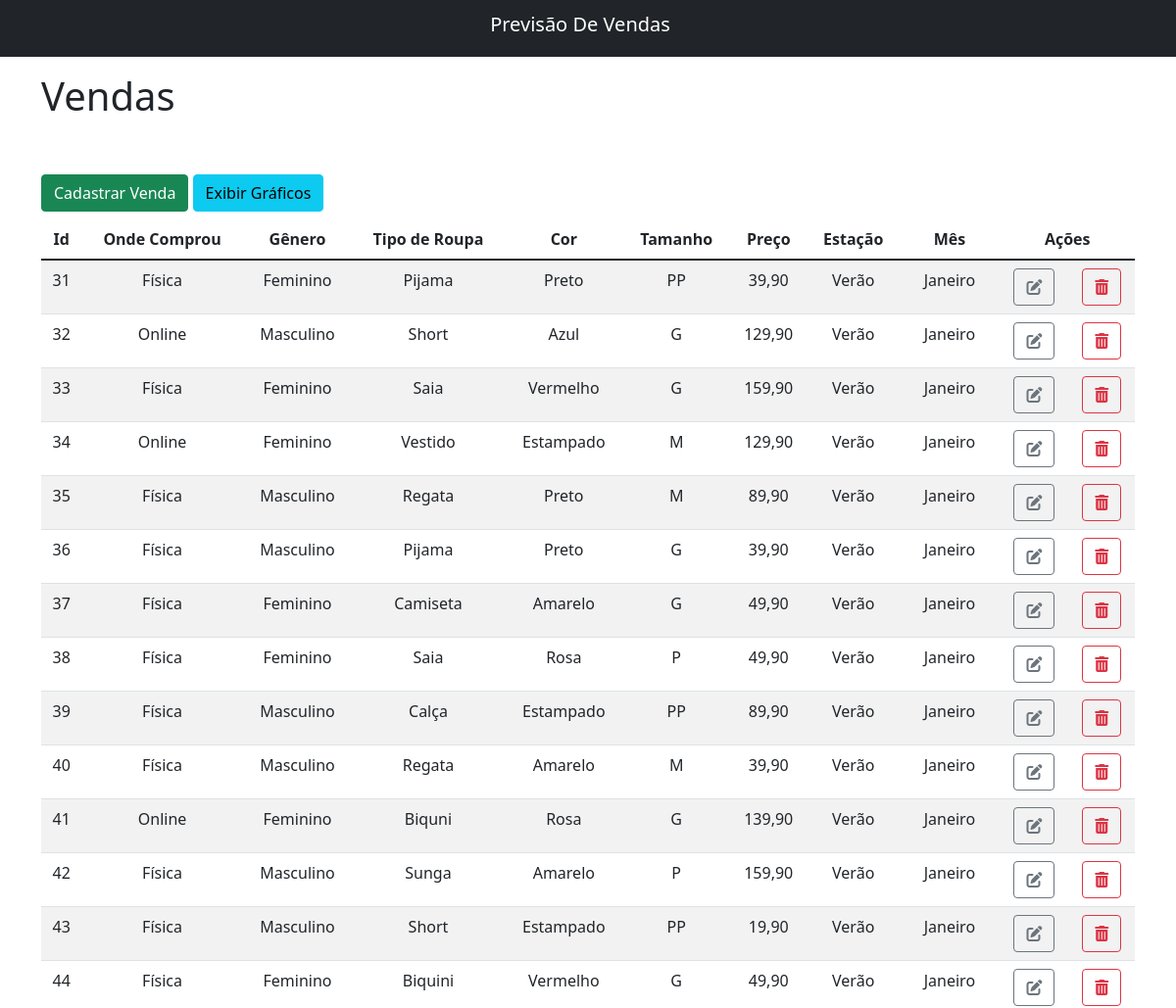
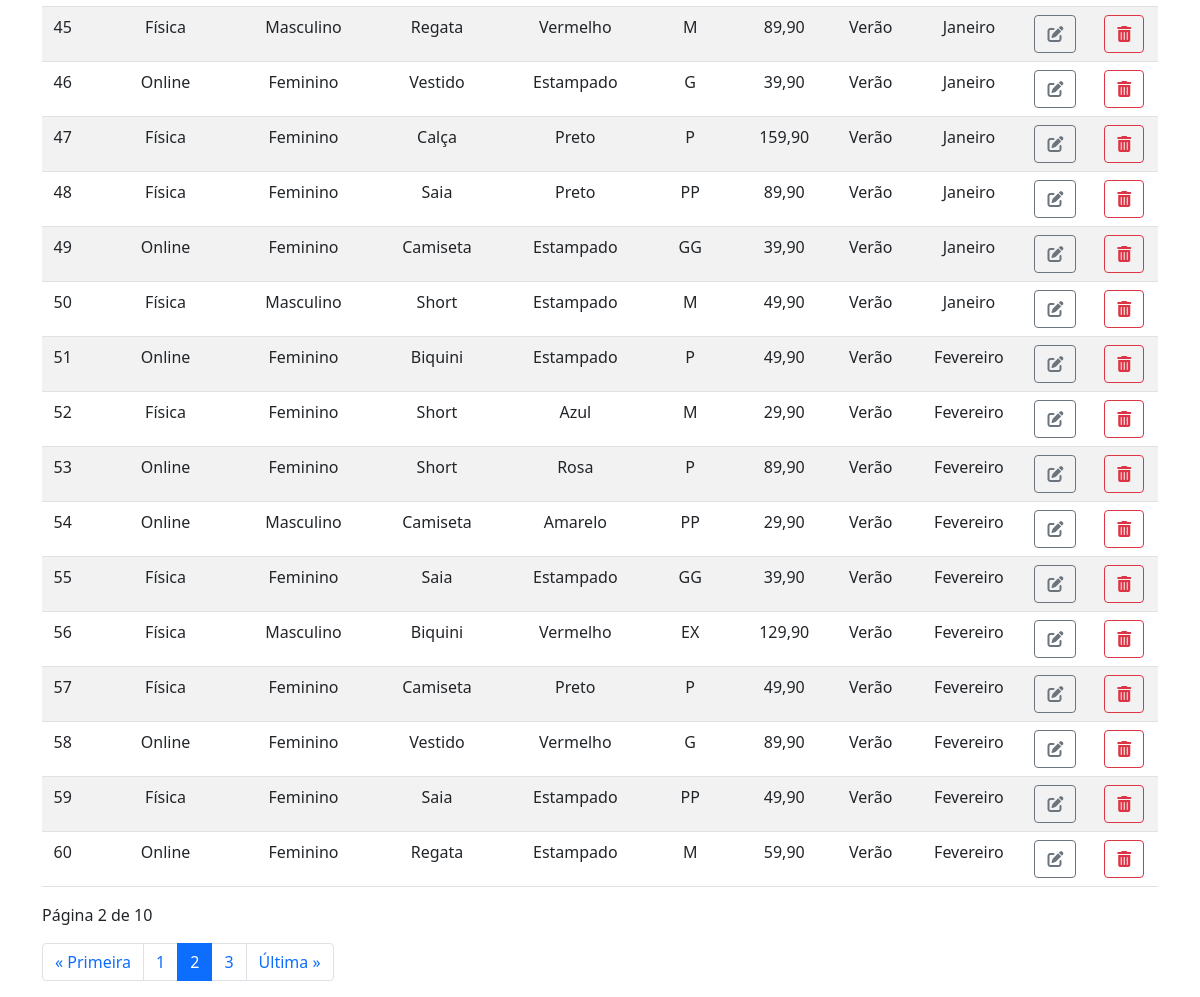
Screenshot of /?page=2 with the database file from the repository (2 pictures, top to bottom).
### vendas/models.py (models this page shows)
class Venda(models.Model):
    onde_comprou = models.CharField(verbose_name='Onde Comprou', max_length=20)
    genero = models.CharField(verbose_name='Gênero', max_length=20)
    tipo_roupa = models.CharField(verbose_name='Tipo de Roupa', max_length=40)
    cor = models.CharField(verbose_name='Cor', max_length=40)
    tamanho = models.CharField(verbose_name='Tamanho', max_length=10)
    preco = models.FloatField(verbose_name='Preço')
    estacao = models.CharField(verbose_name='Estação', max_length=10)
    mes = models.CharField(verbose_name='Mês', max_length=15)

### vendas/views.py (the view)
# urls.py: path('', views.index, name='vendas_index'),
def index(request):
    vendas = Venda.objects.values()
    paginator = Paginator(vendas, 30)
    page_number = request.GET.get('page')
    page_obj = paginator.get_page(page_number)
    return render(
        request,
        'vendas/index.html',
        {'vendas': page_obj}
    )

### vendas/templates/vendas/index.html (shortened to what this page needs)
{% extends 'base.html' %}
{% load static %}
{% block 'content' %}
    <div class="container">
        <h1>Vendas</h1>
        <a href="{% url 'vendas:vendas_create' %}" class="btn btn-success mt-5 mb-2">Cadastrar Venda</a>
        <a href="{% url 'vendas:vendas_charts' %}" class="btn btn-info mt-5 mb-2">Exibir Gráficos</a>
        <table class="table table-striped table-hover text-center">
            <thead>
                <tr>
                    <th>Id</th>
                    <th>Onde Comprou</th>
                    <th>Gênero</th>
                    <th>Tipo de Roupa</th>
                    <th>Cor</th>
                    <th>Tamanho</th>
                    <th>Preço</th>
                    <th>Estação</th>
                    <th>Mês</th>
                    <th colspan="2">Ações</th>
                </tr>
            </thead>
            <tbody>
                {% for venda in vendas %}
                    <tr>
                        <td>{{ venda.id }}</td>
                        <td>{{ venda.onde_comprou }}</td>
                        <td>{{ venda.genero }}</td>
                        <td>{{ venda.tipo_roupa }}</td>
                        <td>{{ venda.cor }}</td>
                        <td>{{ venda.tamanho }}</td>
                        <td>{{ venda.preco|floatformat:2 }}</td>
                        <td>{{ venda.estacao }}</td>
                        <td>{{ venda.mes }}</td>
                        <td><a class='btn btn-outline-secondary' href='{% url "vendas:vendas_edit" venda.id %}'><i class='fa-solid fa-pen-to-square'></i></a></td>
                        <td><a class='btn btn-outline-danger' href='{% url "vendas:vendas_delete" venda.id %}'><i class='fa-solid fa-trash-can'></i></a></td>
                    </tr>
                {% empty %}
                    <tr>
                        <td colspan="9">Sem Registros</td>
                    </tr>
                {% endfor %}
            </tbody>
        </table>
        <nav aria-label="Page navigation example">
            <p>Página {{ vendas.number }} de {{ vendas.paginator.num_pages }}</p>
            <ul class="pagination">
                {% if vendas.has_previous %}
                    <li class="page-item"><a class="page-link" href="?page=1">&laquo; Primeira</a></li>
                    <li class="page-item"><a class="page-link" href="?page={{ vendas.previous_page_number }}">{{ vendas.previous_page_number }}</a></li>
                {% endif %}
                <li class="page-item active"><a class="page-link" href="#">{{ vendas.number }}</a></li>
                {% if vendas.has_next %}
                    <li class="page-item"><a class="page-link" href="?page={{ vendas.next_page_number }}">{{ vendas.next_page_number }}</a></li>
                    <li class="page-item"><a class="page-link" href="?page={{ vendas.paginator.num_pages }}">Última &raquo;</a></li>
                {% endif %}
            </ul>
        </nav>
    </div>
{% endblock 'content' %}

### rows the page displays
Venda: id "31", onde_comprou "Física", genero "Feminino", tipo_roupa "Pijama", cor "Preto", tamanho "PP", preco "39,90", estacao "Verão", mes "Janeiro"
Venda: id "32", onde_comprou "Online", genero "Masculino", tipo_roupa "Short", cor "Azul", tamanho "G", preco "129,90", estacao "Verão", mes "Janeiro"
Venda: id "33", onde_comprou "Física", genero "Feminino", tipo_roupa "Saia", cor "Vermelho", tamanho "G", preco "159,90", estacao "Verão", mes "Janeiro"
Venda: id "34", onde_comprou "Online", genero "Feminino", tipo_roupa "Vestido", cor "Estampado", tamanho "M", preco "129,90", estacao "Verão", mes "Janeiro"
Venda: id "35", onde_comprou "Física", genero "Masculino", tipo_roupa "Regata", cor "Preto", tamanho "M", preco "89,90", estacao "Verão", mes "Janeiro"
Venda: id "36", onde_comprou "Física", genero "Masculino", tipo_roupa "Pijama", cor "Preto", tamanho "G", preco "39,90", estacao "Verão", mes "Janeiro"
Venda: id "37", onde_comprou "Física", genero "Feminino", tipo_roupa "Camiseta", cor "Amarelo", tamanho "G", preco "49,90", estacao "Verão", mes "Janeiro"
Venda: id "38", onde_comprou "Física", genero "Feminino", tipo_roupa "Saia", cor "Rosa", tamanho "P", preco "49,90", estacao "Verão", mes "Janeiro"
Venda: id "39", onde_comprou "Física", genero "Masculino", tipo_roupa "Calça", cor "Estampado", tamanho "PP", preco "89,90", estacao "Verão", mes "Janeiro"
Venda: id "40", onde_comprou "Física", genero "Masculino", tipo_roupa "Regata", cor "Amarelo", tamanho "M", preco "39,90", estacao "Verão", mes "Janeiro"
Venda: id "41", onde_comprou "Online", genero "Feminino", tipo_roupa "Biquni", cor "Rosa", tamanho "G", preco "139,90", estacao "Verão", mes "Janeiro"
Venda: id "42", onde_comprou "Física", genero "Masculino", tipo_roupa "Sunga", cor "Amarelo", tamanho "P", preco "159,90", estacao "Verão", mes "Janeiro"
Venda: id "43", onde_comprou "Física", genero "Masculino", tipo_roupa "Short", cor "Estampado", tamanho "PP", preco "19,90", estacao "Verão", mes "Janeiro"
Venda: id "44", onde_comprou "Física", genero "Feminino", tipo_roupa "Biquini", cor "Vermelho", tamanho "G", preco "49,90", estacao "Verão", mes "Janeiro"
Venda: id "45", onde_comprou "Física", genero "Masculino", tipo_roupa "Regata", cor "Vermelho", tamanho "M", preco "89,90", estacao "Verão", mes "Janeiro"
Venda: id "46", onde_comprou "Online", genero "Feminino", tipo_roupa "Vestido", cor "Estampado", tamanho "G", preco "39,90", estacao "Verão", mes "Janeiro"
Venda: id "47", onde_comprou "Física", genero "Feminino", tipo_roupa "Calça", cor "Preto", tamanho "P", preco "159,90", estacao "Verão", mes "Janeiro"
Venda: id "48", onde_comprou "Física", genero "Feminino", tipo_roupa "Saia", cor "Preto", tamanho "PP", preco "89,90", estacao "Verão", mes "Janeiro"
Venda: id "49", onde_comprou "Online", genero "Feminino", tipo_roupa "Camiseta", cor "Estampado", tamanho "GG", preco "39,90", estacao "Verão", mes "Janeiro"
Venda: id "50", onde_comprou "Física", genero "Masculino", tipo_roupa "Short", cor "Estampado", tamanho "M", preco "49,90", estacao "Verão", mes "Janeiro"
Venda: id "51", onde_comprou "Online", genero "Feminino", tipo_roupa "Biquini", cor "Estampado", tamanho "P", preco "49,90", estacao "Verão", mes "Fevereiro"
Venda: id "52", onde_comprou "Física", genero "Feminino", tipo_roupa "Short", cor "Azul", tamanho "M", preco "29,90", estacao "Verão", mes "Fevereiro"
Venda: id "53", onde_comprou "Online", genero "Feminino", tipo_roupa "Short", cor "Rosa", tamanho "P", preco "89,90", estacao "Verão", mes "Fevereiro"
Venda: id "54", onde_comprou "Online", genero "Masculino", tipo_roupa "Camiseta", cor "Amarelo", tamanho "PP", preco "29,90", estacao "Verão", mes "Fevereiro"
Venda: id "55", onde_comprou "Física", genero "Feminino", tipo_roupa "Saia", cor "Estampado", tamanho "GG", preco "39,90", estacao "Verão", mes "Fevereiro"
Venda: id "56", onde_comprou "Física", genero "Masculino", tipo_roupa "Biquini", cor "Vermelho", tamanho "EX", preco "129,90", estacao "Verão", mes "Fevereiro"
Venda: id "57", onde_comprou "Física", genero "Feminino", tipo_roupa "Camiseta", cor "Preto", tamanho "P", preco "49,90", estacao "Verão", mes "Fevereiro"
Venda: id "58", onde_comprou "Online", genero "Feminino", tipo_roupa "Vestido", cor "Vermelho", tamanho "G", preco "89,90", estacao "Verão", mes "Fevereiro"
Venda: id "59", onde_comprou "Física", genero "Feminino", tipo_roupa "Saia", cor "Estampado", tamanho "PP", preco "49,90", estacao "Verão", mes "Fevereiro"
Venda: id "60", onde_comprou "Online", genero "Feminino", tipo_roupa "Regata", cor "Estampado", tamanho "M", preco "59,90", estacao "Verão", mes "Fevereiro"

### other values shown
{{ vendas.number }} "2"
{{ vendas.paginator.num_pages }} "10"
{{ vendas.previous_page_number }} "1"
{{ vendas.next_page_number }} "3"
